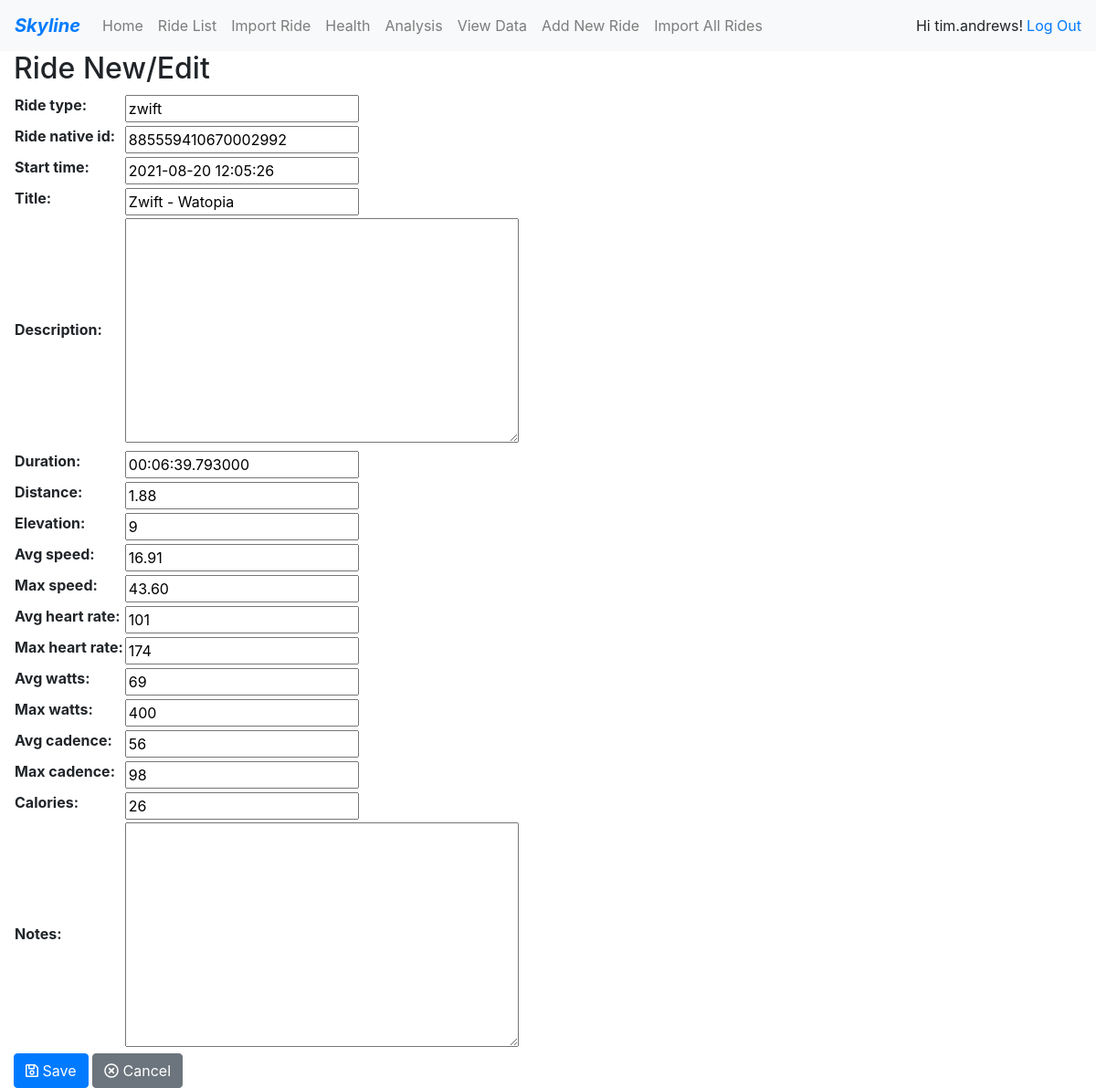
The page /ride/517/edit/ (signed in) on the database its author committed.
### accounts/models.py (models this page shows, shortened)
class CustomUser(AbstractUser):
    pass
    bike_name = models.CharField(max_length=10)

### rides/models.py (models this page shows, shortened)
class Ride(models.Model):
    user = models.ForeignKey(
        get_user_model(),
        on_delete=models.CASCADE,
        null=True,
    )
    ride_type = models.CharField(max_length=10)
    ride_native_id = models.CharField(max_length=200)
    start_time = models.DateTimeField()
    title = models.CharField(max_length=200)
    description = models.TextField(blank=True)
    duration = models.DurationField()
    distance = models.DecimalField(max_digits=6, decimal_places=2)
    elevation = models.IntegerField()
    avg_speed = models.DecimalField(max_digits=5, decimal_places=2, blank=True)
    max_speed = models.DecimalField(max_digits=5, decimal_places=2, blank=True)
    avg_heart_rate = models.IntegerField(blank=True)
    max_heart_rate = models.IntegerField(blank=True)
    avg_watts = models.IntegerField(blank=True)
    max_watts = models.IntegerField(blank=True)
    avg_cadence = models.IntegerField(blank=True)
    max_cadence = models.IntegerField(blank=True)
    calories = models.PositiveSmallIntegerField(blank=True)
    notes = models.TextField(blank=True)

### rides/views.py (the view)
# urls.py: path('ride/<int:id>/edit/', views.ride_edit, name='ride_edit'),
def ride_edit(request, id):
    ride = get_object_or_404(Ride.objects.filter(user=request.user), id=id)
    if request.method == "POST":
        form = RideForm(request.POST, instance=ride)
        if form.is_valid():
            ride = form.save(commit=False)
            ride.save()
            return  redirect('ride_detail', id=ride.id)
    else:
        form = RideForm(instance=ride)
    return render(request, 'rides/ride_edit.html', {'form': form})

### rides/forms.py
class RideForm(forms.ModelForm):
    class Meta:
        model = Ride
        fields = (
            'ride_type',
            'ride_native_id',
            'start_time',
            'title',
            'description',
            'duration',
            'distance',
            'elevation',
            'avg_speed',
            'max_speed',
            'avg_heart_rate',
            'max_heart_rate',
            'avg_watts',
            'max_watts',
            'avg_cadence',
            'max_cadence',
            'calories',
            'notes',
        )

### templates/rides/ride_edit.html (shortened to what this page needs)
{% extends 'rides/base.html' %}
{% block content %}
    <h2>Ride New/Edit</h2>
    <form method="POST" class="ride-form">
        <table>{{ form.as_table }}</table>
        <button class="btn btn-primary" type="submit">
            <i class="far fa-save"></i> Save
        </button>
        <a class="btn btn-secondary" href="{% url 'ride_list' %}">
            <i class="far fa-times-circle"></i> Cancel
        </a>
    </form>
{% endblock %}

### templates/rides/base.html (shortened to what this page needs)
{% load static %}
<!DOCTYPE html>
<html lang="en">
<head>
    <link rel="stylesheet" href="https://stackpath.bootstrapcdn.com/bootstrap/4.5.2/css/bootstrap.min.css">
    <link rel="stylesheet" href="{% static 'fa5/css/all.css' %}">
    <link rel="stylesheet" href="{% static 'css/data.css' %}">
</head>
<body>
    <nav class="navbar navbar-expand-lg navbar-light bg-light">
        <a class="navbar-brand text-primary font-weight-bold font-italic" href="{% url 'home' %}">
            Skyline
        </a>
        <div class="collapse navbar-collapse" id="navbarSupportedContent">
            <div class="navbar-nav">
                <a class="nav-link" href="{% url 'home' %}">Home</a>
                <a class="nav-link" href="{% url 'ride_list' %}">Ride List</a>
                <a class="nav-link" href="{% url 'import_ride' %}">Import Ride</a>
                <a class="nav-link" href="{% url 'health' %}">Health</a>
                <a class="nav-link" href="{% url 'analysis' tab='default'%}">Analysis</a>
                <a class="nav-link" href="{% url 'view_data' %}">View Data</a>
                <a class="nav-link" href="{% url 'ride_new' %}">Add New Ride</a>
                <a class="nav-link" href="{% url 'import_all_rides' %}">Import All Rides</a>
            </div>
            <div class="navbar-nav ml-auto">
                {% if user.is_authenticated %}
                    Hi {{ user.username }}!
                    <a class="ml-1" href="{% url 'logout' %}">Log Out</a>
                {% else %}
                    You are not logged in
                    <a class="ml-1" href="{% url 'login' %}">Log In</a>
                {% endif %}
            </div>
        </div>
    </nav>
    <div class="content container-fluid">
        <div class="row">
            <div class="col-md-12">
            {% block content %}
            {% endblock %}
            </div>
        </div>
    </div>
</body>
</html>

### rows shown on the page
CustomUser: username "tim.andrews"
Ride: ride_type "zwift", ride_native_id "885559410670002992", start_time "2021-08-20 12:05:26", title "Zwift - Watopia", duration "00:06:39.793000", distance "1.88", elevation "9", avg_speed "16.91", max_speed "43.60", avg_heart_rate "101", max_heart_rate "174", avg_watts "69", max_watts "400", avg_cadence "56", max_cadence "98", calories "26"
